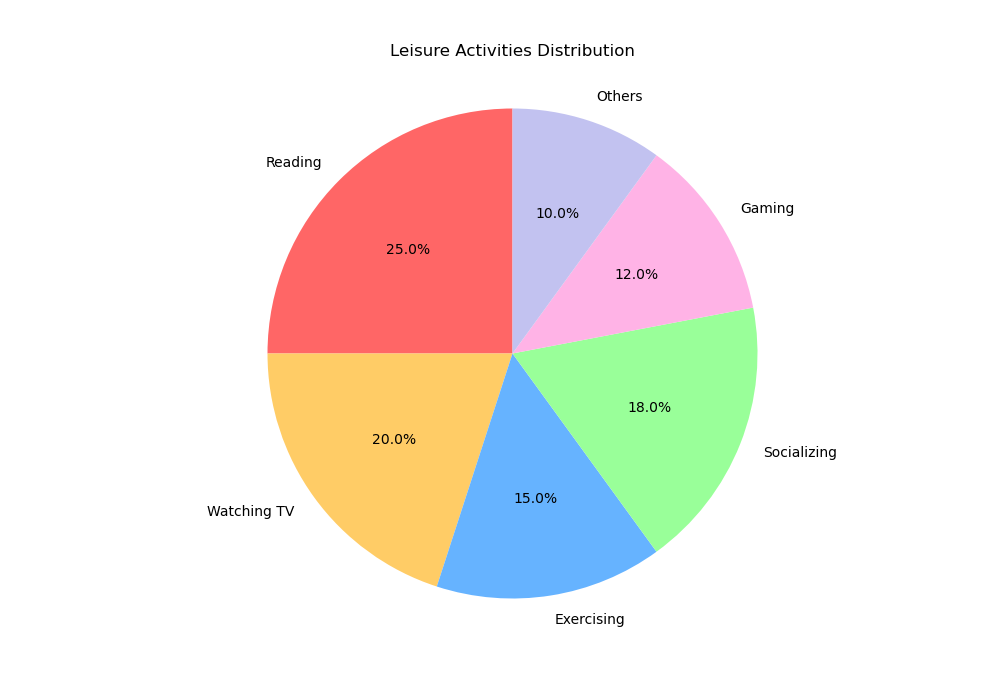

Source code (Python):

import matplotlib.pyplot as plt

# Data to plot
labels = 'Reading', 'Watching TV', 'Exercising', 'Socializing', 'Gaming', 'Others'
sizes = [25, 20, 15, 18, 12, 10]
colors = ['#ff6666', '#ffcc66', '#66b3ff', '#99ff99', '#ffb3e6', '#c2c2f0']

# Plot
plt.figure(figsize=(10,7))
plt.pie(sizes, labels=labels, colors=colors, autopct='%1.1f%%', startangle=90)

plt.title('Leisure Activities Distribution', pad=20)
plt.axis('equal')  # Equal aspect ratio ensures that pie is drawn as a circle.
plt.show()
